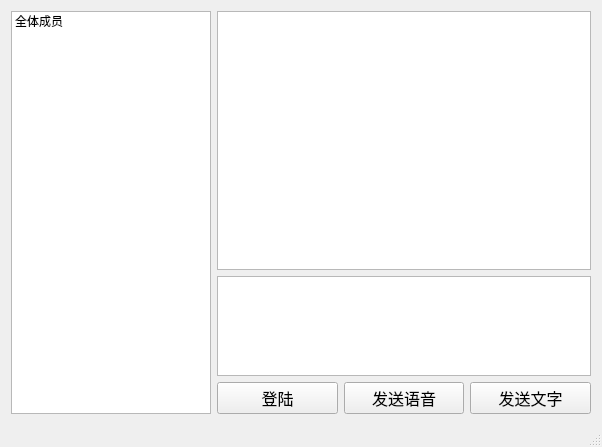
<?xml version="1.0" encoding="UTF-8"?>
<ui version="4.0">
 <class>ChatClient</class>
 <widget class="QMainWindow" name="ChatClient">
  <property name="geometry">
   <rect>
    <x>0</x>
    <y>0</y>
    <width>602</width>
    <height>447</height>
   </rect>
  </property>
  <property name="windowTitle">
   <string>聊天室</string>
  </property>
  <widget class="QWidget" name="centralWidget">
   <layout class="QGridLayout" name="gridLayout">
    <item row="0" column="0" rowspan="3">
     <widget class="QListWidget" name="listUser">
      <property name="maximumSize">
       <size>
        <width>200</width>
        <height>16777215</height>
       </size>
      </property>
      <item>
       <property name="text">
        <string>全体成员</string>
       </property>
      </item>
     </widget>
    </item>
    <item row="0" column="1">
     <widget class="QTextEdit" name="txtReceive">
      <property name="font">
       <font>
        <family>微软雅黑</family>
        <pointsize>12</pointsize>
       </font>
      </property>
      <property name="readOnly">
       <bool>true</bool>
      </property>
      <property name="html">
       <string>&lt;!DOCTYPE HTML PUBLIC &quot;-//W3C//DTD HTML 4.0//EN&quot; &quot;http://www.w3.org/TR/REC-html40/strict.dtd&quot;&gt;
&lt;html&gt;&lt;head&gt;&lt;meta name=&quot;qrichtext&quot; content=&quot;1&quot; /&gt;&lt;style type=&quot;text/css&quot;&gt;
p, li { white-space: pre-wrap; }
&lt;/style&gt;&lt;/head&gt;&lt;body style=&quot; font-family:'微软雅黑'; font-size:12pt; font-weight:400; font-style:normal;&quot;&gt;
&lt;p style=&quot;-qt-paragraph-type:empty; margin-top:0px; margin-bottom:0px; margin-left:0px; margin-right:0px; -qt-block-indent:0; text-indent:0px;&quot;&gt;&lt;br /&gt;&lt;/p&gt;&lt;/body&gt;&lt;/html&gt;</string>
      </property>
     </widget>
    </item>
    <item row="1" column="1">
     <widget class="QTextEdit" name="txtSend">
      <property name="maximumSize">
       <size>
        <width>16777215</width>
        <height>100</height>
       </size>
      </property>
      <property name="font">
       <font>
        <family>微软雅黑</family>
        <pointsize>12</pointsize>
       </font>
      </property>
      <property name="html">
       <string>&lt;!DOCTYPE HTML PUBLIC &quot;-//W3C//DTD HTML 4.0//EN&quot; &quot;http://www.w3.org/TR/REC-html40/strict.dtd&quot;&gt;
&lt;html&gt;&lt;head&gt;&lt;meta name=&quot;qrichtext&quot; content=&quot;1&quot; /&gt;&lt;style type=&quot;text/css&quot;&gt;
p, li { white-space: pre-wrap; }
&lt;/style&gt;&lt;/head&gt;&lt;body style=&quot; font-family:'微软雅黑'; font-size:12pt; font-weight:400; font-style:normal;&quot;&gt;
&lt;p style=&quot;-qt-paragraph-type:empty; margin-top:0px; margin-bottom:0px; margin-left:0px; margin-right:0px; -qt-block-indent:0; text-indent:0px;&quot;&gt;&lt;br /&gt;&lt;/p&gt;&lt;/body&gt;&lt;/html&gt;</string>
      </property>
     </widget>
    </item>
    <item row="2" column="1">
     <layout class="QHBoxLayout" name="horizontalLayout">
      <item>
       <widget class="QPushButton" name="btnLogin">
        <property name="font">
         <font>
          <family>微软雅黑</family>
          <pointsize>12</pointsize>
         </font>
        </property>
        <property name="text">
         <string>登陆</string>
        </property>
       </widget>
      </item>
      <item>
       <widget class="QPushButton" name="btnVoice">
        <property name="font">
         <font>
          <family>微软雅黑</family>
          <pointsize>12</pointsize>
         </font>
        </property>
        <property name="text">
         <string>发送语音</string>
        </property>
        <property name="icon">
         <iconset resource="resource.qrc">
          <normaloff>:/images/voice.png</normaloff>:/images/voice.png</iconset>
        </property>
       </widget>
      </item>
      <item>
       <widget class="QPushButton" name="btnText">
        <property name="enabled">
         <bool>true</bool>
        </property>
        <property name="font">
         <font>
          <family>微软雅黑</family>
          <pointsize>12</pointsize>
         </font>
        </property>
        <property name="text">
         <string>发送文字</string>
        </property>
        <property name="icon">
         <iconset resource="resource.qrc">
          <normaloff>:/images/text.png</normaloff>:/images/text.png</iconset>
        </property>
        <property name="checkable">
         <bool>false</bool>
        </property>
        <property name="checked">
         <bool>false</bool>
        </property>
        <property name="flat">
         <bool>false</bool>
        </property>
       </widget>
      </item>
     </layout>
    </item>
   </layout>
  </widget>
  <widget class="QStatusBar" name="statusBar"/>
 </widget>
 <layoutdefault spacing="6" margin="11"/>
 <resources>
  <include location="resource.qrc"/>
 </resources>
 <connections/>
</ui>
